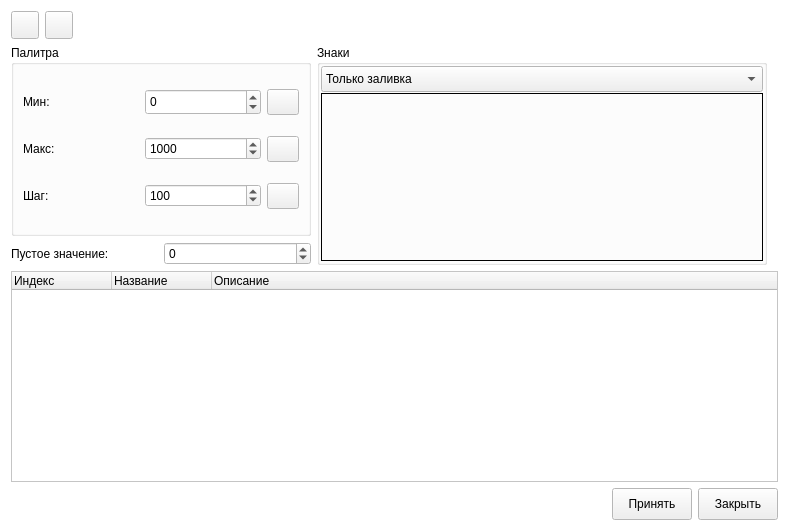
<?xml version="1.0" encoding="UTF-8"?>
<ui version="4.0">
 <class>RadarSettings</class>
 <widget class="QWidget" name="RadarSettings">
  <property name="geometry">
   <rect>
    <x>0</x>
    <y>0</y>
    <width>789</width>
    <height>531</height>
   </rect>
  </property>
  <property name="palette">
   <palette>
    <active>
     <colorrole role="Base">
      <brush brushstyle="SolidPattern">
       <color alpha="255">
        <red>255</red>
        <green>255</green>
        <blue>255</blue>
       </color>
      </brush>
     </colorrole>
     <colorrole role="Window">
      <brush brushstyle="SolidPattern">
       <color alpha="255">
        <red>255</red>
        <green>255</green>
        <blue>255</blue>
       </color>
      </brush>
     </colorrole>
    </active>
    <inactive>
     <colorrole role="Base">
      <brush brushstyle="SolidPattern">
       <color alpha="255">
        <red>255</red>
        <green>255</green>
        <blue>255</blue>
       </color>
      </brush>
     </colorrole>
     <colorrole role="Window">
      <brush brushstyle="SolidPattern">
       <color alpha="255">
        <red>255</red>
        <green>255</green>
        <blue>255</blue>
       </color>
      </brush>
     </colorrole>
    </inactive>
    <disabled>
     <colorrole role="Base">
      <brush brushstyle="SolidPattern">
       <color alpha="255">
        <red>255</red>
        <green>255</green>
        <blue>255</blue>
       </color>
      </brush>
     </colorrole>
     <colorrole role="Window">
      <brush brushstyle="SolidPattern">
       <color alpha="255">
        <red>255</red>
        <green>255</green>
        <blue>255</blue>
       </color>
      </brush>
     </colorrole>
    </disabled>
   </palette>
  </property>
  <property name="windowTitle">
   <string>Настройка отображения радиолокационных данных</string>
  </property>
  <layout class="QGridLayout" name="gridLayout_7">
   <item row="0" column="0">
    <layout class="QGridLayout" name="gridLayout_4">
     <item row="0" column="0">
      <widget class="QToolButton" name="btnadd">
       <property name="minimumSize">
        <size>
         <width>28</width>
         <height>28</height>
        </size>
       </property>
       <property name="maximumSize">
        <size>
         <width>28</width>
         <height>28</height>
        </size>
       </property>
       <property name="toolTip">
        <string>Добавить</string>
       </property>
       <property name="text">
        <string/>
       </property>
       <property name="icon">
        <iconset resource="../../../etc/meteo.icons.qrc">
         <normaloff>:/meteo/icons/tools/plus.png</normaloff>:/meteo/icons/tools/plus.png</iconset>
       </property>
      </widget>
     </item>
     <item row="0" column="1">
      <widget class="QToolButton" name="btnrm">
       <property name="minimumSize">
        <size>
         <width>28</width>
         <height>28</height>
        </size>
       </property>
       <property name="maximumSize">
        <size>
         <width>28</width>
         <height>28</height>
        </size>
       </property>
       <property name="toolTip">
        <string>Удалить</string>
       </property>
       <property name="text">
        <string/>
       </property>
       <property name="icon">
        <iconset resource="../../../etc/meteo.icons.qrc">
         <normaloff>:/meteo/icons/tools/minus.png</normaloff>:/meteo/icons/tools/minus.png</iconset>
       </property>
      </widget>
     </item>
     <item row="0" column="2">
      <spacer name="horizontalSpacer_3">
       <property name="orientation">
        <enum>Qt::Horizontal</enum>
       </property>
       <property name="sizeHint" stdset="0">
        <size>
         <width>468</width>
         <height>20</height>
        </size>
       </property>
      </spacer>
     </item>
    </layout>
   </item>
   <item row="1" column="0">
    <layout class="QGridLayout" name="gridLayout_6">
     <item row="0" column="0">
      <layout class="QGridLayout" name="gridLayout_5">
       <item row="0" column="0">
        <widget class="QGroupBox" name="groupBox">
         <property name="minimumSize">
          <size>
           <width>300</width>
           <height>0</height>
          </size>
         </property>
         <property name="title">
          <string>Палитра</string>
         </property>
         <layout class="QGridLayout" name="gridLayout">
          <item row="0" column="1">
           <widget class="QLabel" name="minlbl">
            <property name="text">
             <string>Мин:</string>
            </property>
           </widget>
          </item>
          <item row="2" column="2">
           <widget class="QSpinBox" name="stepspin">
            <property name="minimum">
             <number>0</number>
            </property>
            <property name="maximum">
             <number>1000</number>
            </property>
            <property name="singleStep">
             <number>1</number>
            </property>
            <property name="value">
             <number>100</number>
            </property>
           </widget>
          </item>
          <item row="1" column="1">
           <widget class="QLabel" name="maxlbl">
            <property name="text">
             <string>Макс:</string>
            </property>
           </widget>
          </item>
          <item row="0" column="2">
           <widget class="QSpinBox" name="minspin">
            <property name="minimumSize">
             <size>
              <width>0</width>
              <height>0</height>
             </size>
            </property>
            <property name="maximumSize">
             <size>
              <width>16777215</width>
              <height>111111</height>
             </size>
            </property>
            <property name="minimum">
             <number>-10000</number>
            </property>
            <property name="maximum">
             <number>10000</number>
            </property>
           </widget>
          </item>
          <item row="1" column="2">
           <widget class="QSpinBox" name="maxspin">
            <property name="minimum">
             <number>-10000</number>
            </property>
            <property name="maximum">
             <number>10000</number>
            </property>
            <property name="value">
             <number>1000</number>
            </property>
           </widget>
          </item>
          <item row="2" column="1">
           <widget class="QLabel" name="lblstep">
            <property name="text">
             <string>Шаг:</string>
            </property>
           </widget>
          </item>
          <item row="2" column="3">
           <widget class="QToolButton" name="btngradient">
            <property name="minimumSize">
             <size>
              <width>32</width>
              <height>26</height>
             </size>
            </property>
            <property name="maximumSize">
             <size>
              <width>32</width>
              <height>26</height>
             </size>
            </property>
            <property name="toolTip">
             <string>Параметры заливки</string>
            </property>
            <property name="autoFillBackground">
             <bool>false</bool>
            </property>
            <property name="text">
             <string/>
            </property>
            <property name="icon">
             <iconset resource="../../../etc/meteo.icons.qrc">
              <normaloff>:/meteo/icons/tools/fill.xpm</normaloff>:/meteo/icons/tools/fill.xpm</iconset>
            </property>
           </widget>
          </item>
          <item row="1" column="3">
           <widget class="QToolButton" name="btnclrmax">
            <property name="minimumSize">
             <size>
              <width>32</width>
              <height>26</height>
             </size>
            </property>
            <property name="maximumSize">
             <size>
              <width>32</width>
              <height>26</height>
             </size>
            </property>
            <property name="toolTip">
             <string>Максимальный цвет</string>
            </property>
            <property name="autoFillBackground">
             <bool>false</bool>
            </property>
            <property name="text">
             <string/>
            </property>
           </widget>
          </item>
          <item row="0" column="3">
           <widget class="QToolButton" name="btnclrmin">
            <property name="minimumSize">
             <size>
              <width>32</width>
              <height>26</height>
             </size>
            </property>
            <property name="maximumSize">
             <size>
              <width>32</width>
              <height>26</height>
             </size>
            </property>
            <property name="toolTip">
             <string>Минимальный цвет</string>
            </property>
            <property name="autoFillBackground">
             <bool>false</bool>
            </property>
            <property name="text">
             <string/>
            </property>
           </widget>
          </item>
         </layout>
        </widget>
       </item>
       <item row="1" column="0">
        <layout class="QGridLayout" name="gridLayout_3">
         <item row="0" column="0">
          <widget class="QLabel" name="label">
           <property name="text">
            <string>Пустое значение:</string>
           </property>
          </widget>
         </item>
         <item row="0" column="1">
          <widget class="QSpinBox" name="emptyspin">
           <property name="minimum">
            <number>-9999</number>
           </property>
           <property name="maximum">
            <number>9999</number>
           </property>
          </widget>
         </item>
        </layout>
       </item>
      </layout>
     </item>
     <item row="0" column="1">
      <widget class="QGroupBox" name="groupBox_2">
       <property name="minimumSize">
        <size>
         <width>450</width>
         <height>220</height>
        </size>
       </property>
       <property name="title">
        <string>Знаки</string>
       </property>
       <layout class="QGridLayout" name="gridLayout_2">
        <property name="margin">
         <number>1</number>
        </property>
        <property name="spacing">
         <number>1</number>
        </property>
        <item row="0" column="0">
         <widget class="QComboBox" name="cmbpunch">
          <property name="minimumSize">
           <size>
            <width>150</width>
            <height>26</height>
           </size>
          </property>
          <property name="maximumSize">
           <size>
            <width>16777215</width>
            <height>26</height>
           </size>
          </property>
          <property name="toolTip">
           <string>Шаблон знака</string>
          </property>
          <item>
           <property name="text">
            <string>Только заливка</string>
           </property>
          </item>
         </widget>
        </item>
        <item row="1" column="0">
         <widget class="QLabel" name="znakilbl">
          <property name="minimumSize">
           <size>
            <width>0</width>
            <height>0</height>
           </size>
          </property>
          <property name="frameShape">
           <enum>QFrame::Box</enum>
          </property>
          <property name="text">
           <string/>
          </property>
         </widget>
        </item>
       </layout>
      </widget>
     </item>
    </layout>
   </item>
   <item row="1" column="1">
    <spacer name="horizontalSpacer_4">
     <property name="orientation">
      <enum>Qt::Horizontal</enum>
     </property>
     <property name="sizeHint" stdset="0">
      <size>
       <width>2</width>
       <height>20</height>
      </size>
     </property>
    </spacer>
   </item>
   <item row="2" column="0" colspan="2">
    <widget class="QTreeWidget" name="radartypes">
     <property name="rootIsDecorated">
      <bool>false</bool>
     </property>
     <column>
      <property name="text">
       <string>Индекс</string>
      </property>
     </column>
     <column>
      <property name="text">
       <string>Название</string>
      </property>
     </column>
     <column>
      <property name="text">
       <string>Описание</string>
      </property>
     </column>
    </widget>
   </item>
   <item row="3" column="0" colspan="2">
    <layout class="QHBoxLayout" name="horizontalLayout_2">
     <item>
      <spacer name="horizontalSpacer_2">
       <property name="orientation">
        <enum>Qt::Horizontal</enum>
       </property>
       <property name="sizeHint" stdset="0">
        <size>
         <width>314</width>
         <height>29</height>
        </size>
       </property>
      </spacer>
     </item>
     <item>
      <widget class="QPushButton" name="saveBtn">
       <property name="enabled">
        <bool>true</bool>
       </property>
       <property name="minimumSize">
        <size>
         <width>0</width>
         <height>32</height>
        </size>
       </property>
       <property name="toolTip">
        <string>Сохранить настройки и закрыть</string>
       </property>
       <property name="text">
        <string>Принять</string>
       </property>
       <property name="autoDefault">
        <bool>false</bool>
       </property>
      </widget>
     </item>
     <item>
      <widget class="QPushButton" name="closeBtn">
       <property name="minimumSize">
        <size>
         <width>0</width>
         <height>32</height>
        </size>
       </property>
       <property name="toolTip">
        <string>Закрыть</string>
       </property>
       <property name="text">
        <string>Закрыть</string>
       </property>
       <property name="autoDefault">
        <bool>false</bool>
       </property>
       <property name="default">
        <bool>false</bool>
       </property>
      </widget>
     </item>
    </layout>
   </item>
  </layout>
  <zorder>radartypes</zorder>
 </widget>
 <tabstops>
  <tabstop>btnadd</tabstop>
  <tabstop>btnrm</tabstop>
  <tabstop>radartypes</tabstop>
  <tabstop>saveBtn</tabstop>
  <tabstop>closeBtn</tabstop>
 </tabstops>
 <resources>
  <include location="../../../../novost/etc/novost.icons.qrc"/>
  <include location="../../../etc/meteo.icons.qrc"/>
 </resources>
 <connections/>
</ui>
